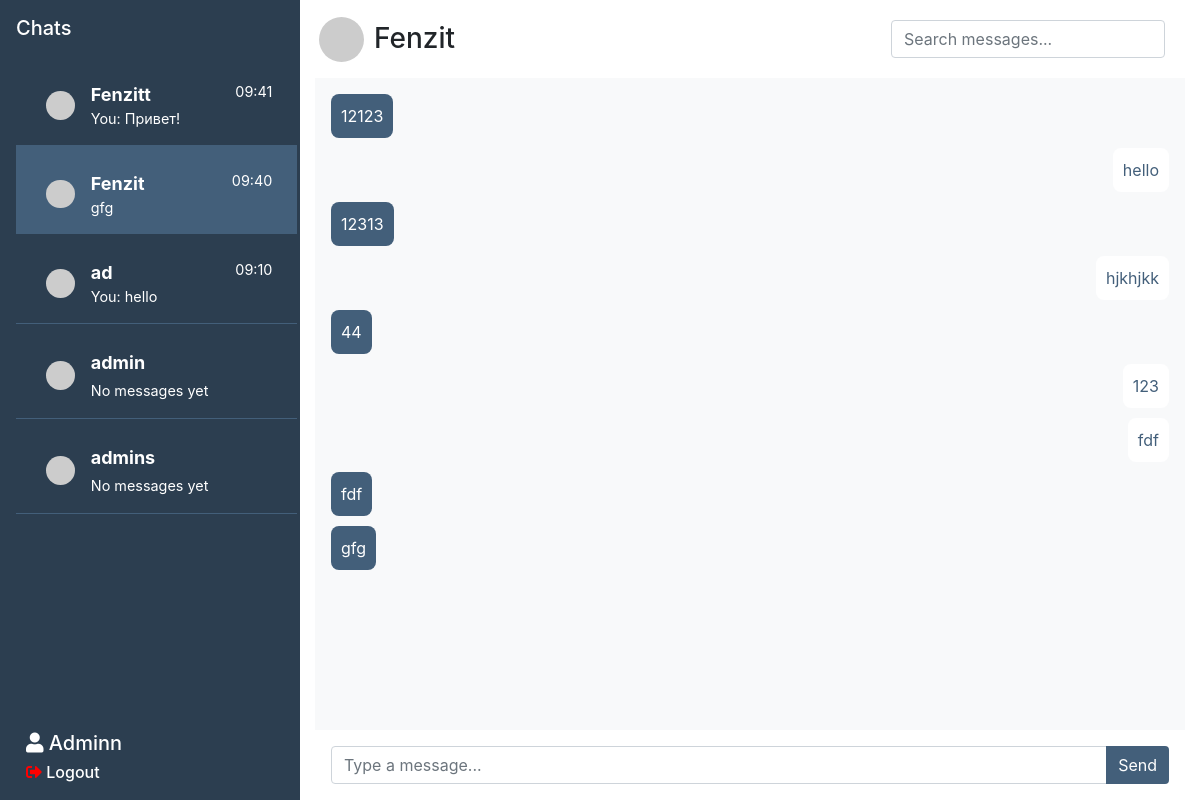
Screenshot of /chat/Fenzit/ (signed in) with the database file from the repository.
### users/models.py (models this page shows)
class User(AbstractUser):
    image = models.ImageField(upload_to='avatars', blank=True, null=True, default='static/defaultuser.jpg')

### chat/models.py (models this page shows)
class Message(models.Model):
    sender = models.ForeignKey(User, related_name="send_messages", on_delete=models.CASCADE)
    receiver = models.ForeignKey(User, related_name="received_messages", on_delete=models.CASCADE)
    content = models.TextField()
    timestamp = models.DateTimeField(auto_now_add=True)

### chat/views.py (the view)
# urls.py: path('<str:room_name>/', chat_room, name='chat')
@login_required
def chat_room(request, room_name):
    search_query = request.GET.get('search', '')
    users = User.objects.exclude(id=request.user.id)
    chats = Message.objects.filter(
        (Q(sender=request.user) & Q(receiver__username=room_name)) |
        (Q(receiver=request.user) & Q(sender__username=room_name))
    )
    if search_query:
        chats = chats.filter(Q(content__icontains=search_query))
    chats = chats.order_by('timestamp')
    user_last_messages = []
    for user in users:
        last_message = Message.objects.filter(
            (Q(sender=request.user) & Q(receiver=user)) |
            (Q(receiver=request.user) & Q(sender=user))
        ).order_by('-timestamp').first()
        user_last_messages.append({
            'user': user,
            'last_message': last_message
        })
    user_last_messages.sort(
        key=lambda x: x['last_message'].timestamp if x['last_message'] else timezone.make_aware(datetime.min),
        reverse=True
    )
    return render(request, 'chat/chat.html', {
        'room_name': room_name,
        'chats': chats,
        'users': users,
        'user_last_messages': user_last_messages,
        'search_query': search_query
    })

### chat/templates/chat/chat.html (shortened to what this page needs)
<!DOCTYPE html>
<html lang="en">
  <head>
    <link
      rel="stylesheet"
      href="https://stackpath.bootstrapcdn.com/bootstrap/4.5.2/css/bootstrap.min.css"
    />
    <link
      rel="stylesheet"
      href="https://cdnjs.cloudflare.com/ajax/libs/font-awesome/5.15.1/css/all.min.css"
    />
  </head>
  <body style="height: 100vh; display: flex; flex-direction: column">
    <div class="container-fluid h-100">
      <div class="row h-100">
        <div class="col-3 sidebar p-3 chats">
          <h5 class="mb-3 text-white">Chats</h5>
          <div class="contacts">
            {% for item in user_last_messages %}
            <a
              href="{% url 'chat' item.user.username %}"
              class="list-group-item list-group-item-action {% if item.user.username == room_name %} active {% endif %}"
              data-id="{{ room_name }}"
            >
              <div class="d-flex align-items-center">
                <img
                  src="https://ui-avatars.com/api/?name={{ item.user.username|urlencode }}&size=64&background=random"
                  alt="{{ item.user.username }}'s Profile Image"
                  class="profile-icon rounded-circle mr-3"
                  style="width: 1.8rem; height: 1.8rem; object-fit: cover"
                />
                <div class="w-100">
                  <div class="d-flex justify-content-between">
                    <strong class="text-truncate"
                      >{{ item.user.username }}</strong
                    >
                    {% if item.last_message %}
                    <small class="text-nowrap timestamp">
                      {{ item.last_message.timestamp|date:"H:i" }}</small
                    >
                    {% endif %}
                  </div>
                  <div>
                    {% if item.last_message %}
                    <small
                      class="d-block text-truncate last-msg"
                      style="max-width: 90%"
                      id="last-message"
                    >
                      {% if item.last_message.sender == request.user %} You:
                      {% endif %} {{ item.last_message.content|truncatewords:5 }}
                    </small>
                    {% else %}
                    <small class="">No messages yet</small>
                    {% endif %}
                  </div>
                </div>
              </div>
            </a>
            {% endfor %}
          </div>
          <div class="logout">
            <h5 class="text-white">
              <i class="fas fa-user"></i>
              {{ request.user.username|title }}
            </h5>
            <h5 style="cursor: pointer; font-size: 1rem; margin-top: 5px">
              <i class="fas fa-sign-out-alt" style="color: red"></i>
              <a href="{% url 'logout' %}" class="text-white">Logout</a>
            </h5>
          </div>
        </div>
        <div class="col-9 d-flex flex-column chat" data-id="{{ room_name }}">
          <div class="d-flex align-items-center p-1">
            <img
              src="https://ui-avatars.com/api/?name={{ room_name|urlencode }}&size=64&background=random"
              style="border-radius: 50%; height: 45px; width: auto"
            />
            <h3 class="display-5 mb-0" style="padding-left: 10px">
              {{ room_name }}
            </h3>
            <form method="GET" action="" class="p-3 ml-auto">
              <div class="form-group mb-0">
                <input
                  type="text"
                  name="search"
                  id="searchInput"
                  class="form-control"
                  placeholder="Search messages..."
                  value="{{ search_query }}"
                />
              </div>
            </form>
          </div>
          <div id="chatbox" class="chatbox flex-fill p-3">
            {% if chats %} {% for message in chats %}
            <div
              class="chat-message {% if message.sender == request.user %} sender {% else %} receiver {% endif %}"
            >
              <span>{{ message.content }}</span>
            </div>
            {% endfor %} {% else %}
            <p class="no-messages">No Messages.</p>
            {% endif %}
          </div>
          <div class="chat-input p-3">
            <div class="input-group">
              <input
                type="text"
                id="my_input"
                class="form-control"
                placeholder="Type a message..."
                required
              />
              <div class="input-group-append">
                <button
                  id="submit_button"
                  class="btn btn-primary"
                  type="button"
                >
                  Send
                </button>
              </div>
            </div>
          </div>
        </div>
      </div>
    </div>
  </body>
</html>

### chat/templates/chat/chat.html (style rules this page uses)
.profile-icon { color: #12151a; }
#chatbox { background-color: #f8f9fa; overflow-y: auto; height: calc(100vh - 180px); padding: 10px; }
.chat-message { border-radius: 8px; padding: 10px; display: flex; width: fit-content; margin-bottom: 10px; clear: both; }
.chat-message.sender { background-color: #ffffff; color: #435f7a; margin-left: auto; text-align: right; }
.chat-message.receiver { background-color: #435f7a; color: white; margin-right: auto; text-align: left; }
.chat-input { background-color: white; }
.chat-input button { border-top-left-radius: 0; border-bottom-left-radius: 0; background: #435f7a; color: white; border: none; }
.sidebar { background-color: #2c3e50; overflow-y: auto; }
.sidebar a { background: #2c3e50; color: white; }
.sidebar i { color: white; }
.chats .list-group-item { border: none; border-bottom: 1px solid #e9ecef; padding: 25px 25px 15px 30px; font-size: 18px; }
.chats .list-group-item { border-bottom: 1px solid #435f7a; width: 105%; }
.active { background-color: #435f7a !important; color: white; }
.logout { position: absolute; bottom: 0; width: 100%; padding: 10px; background-color: #2c3e50; }

### rows the page displays
User: user.username "Fenzitt", last_message.timestamp "09:41", shows "You:", last_message.content "Привет!"
User: user.username "Fenzit", last_message.timestamp "09:40", last_message.content "gfg"
User: user.username "ad", last_message.timestamp "09:10", shows "You:", last_message.content "hello"
User: user.username "admin", shows "No messages yet"
User: user.username "admins", shows "No messages yet"
User: user.username "Adminn"
Message: content "12123"
Message: content "hello"
Message: content "12313"
Message: content "hjkhjkk"
Message: content "44"
Message: content "123"
Message: content "fdf"
Message: content "fdf"
Message: content "gfg"

### other values shown
{{ room_name }} "Fenzit"
